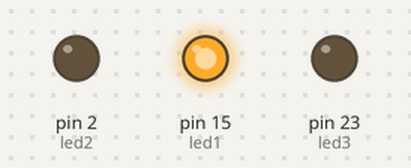
The sketch below on a simulated Arduino Mega 2560, built with avr-gcc and run on an emulated ATmega2560. Shown: output pins drawn as LEDs (lit = HIGH).

Above: at 0.1 s.
At 3.6 s:
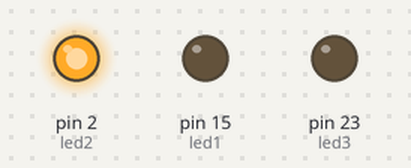
At 5.6 s:
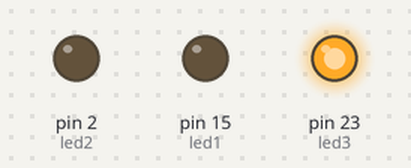
At 7.6 s:
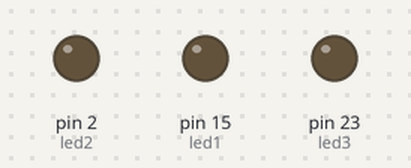
Timing chart, 0 to 9.1 s (numbered marks = the images above):
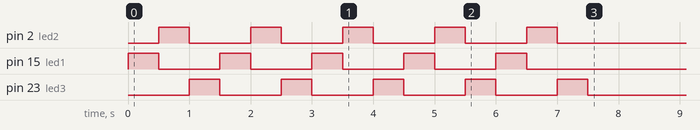

The sketch:

3_LED_blink.ino
```cpp
int led1 = 15;
int led2 = 2;
int led3 = 23;

void setup() {

  pinMode(led1, OUTPUT);
  pinMode(led2, OUTPUT);
  pinMode(led3, OUTPUT);
   for (int i = 0; i < 5; i++) {
    digitalWrite(led1, HIGH);
    digitalWrite(led2, LOW);
    digitalWrite(led3, LOW);
    delay(500);

    digitalWrite(led1, LOW);
    digitalWrite(led2, HIGH);
    digitalWrite(led3, LOW);
    delay(500);

    digitalWrite(led1, LOW);
    digitalWrite(led2, LOW);
    digitalWrite(led3, HIGH);
    delay(500);
  }

  digitalWrite(led1, LOW);
  digitalWrite(led2, LOW);
  digitalWrite(led3, LOW);
}


void loop() {
}
```
